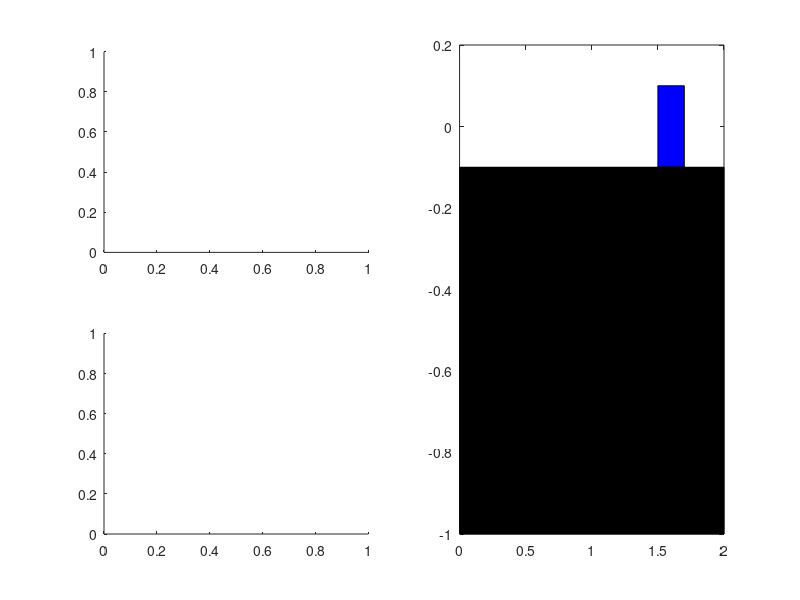

MATLAB code for this plot: (Note: this script raises an error after producing the figure.)
% Spring-Mass System/Simple Harmonic Oscillator Animation

% Copyright (c) 2015 Dmitry Savransky (ds264@cornell.edu)

w0 = 10;    %rad/s natural frequency
x0 = 1;     %m spring rest length
p0 = 1.5;   %m initial position
v0 = 0;     %m/s initial velocity

t = 0:1/40:60; %seconds

x = x0 + (p0 - x0)*cos(w0*t) + v0/w0*sin(w0*t); %position trajectory
xd = -(x0 - p0)*w0*sin(w0*t)+v0*cos(w0*t); %velocity trajectory

f = figure(1);
clf
set(f,'Position',[1,1,1200,700])
s1 = subplot(2,2,1);
s2 = subplot(2,2,3);
s3 = subplot(2,2,[2,4]);

%set up animation
axes(s3)
bx = fill([0,2,2,0,0]/10+x(1),[1,1,-1,-1,1]/10,'b');
hold on
tbl = fill([0,max(x)+0.5,max(x)+0.5,0,0],[-0.1,-0.1,-1,-1,-0.1],'k');
sprng = drawSpring([0,0],[x(1),0],10,0.05);
sprng = plot(sprng(1,:),sprng(2,:));
hold off
axis equal
axis([0,max(x)+0.5,-0.5,0.5])
set(s3,'FontName','Times','FontSize',18)
xlabel('$\mathbf{e}_1 \rightarrow$','Interpreter','Latex')
ylabel('$\mathbf{e}_2 \rightarrow$','Interpreter','Latex')

%set up plots
axes(s1)
pos = plot(t(1),x(1),'Linewidth',2);
set(s1,'FontName','Times','FontSize',18)
xlabel('Time (s)','Interpreter','Latex')
ylabel('Position (m)','Interpreter','Latex')
axes(s2)
vel = plot(t(1),xd(1),'Linewidth',2);
set(s2,'FontName','Times','FontSize',18)
xlabel('Time (s)','Interpreter','Latex')
ylabel('Velocity (m/s)','Interpreter','Latex')


%animate
for j = 2:length(t)
    pause(t(j)-t(j-1))
    set(bx,'XData',get(bx,'XData')+(x(j) - x(j-1)));
    tmp = drawSpring([0,0],[x(j),0],10,0.05);
    set(sprng,'XData',tmp(1,:),'YData',tmp(2,:));
    set(pos,'XData',t(1:j),'YData',x(1:j));
    set(vel,'XData',t(1:j),'YData',xd(1:j));
    if t(j) < 5
        set(s1,'Xlim',[0,5])
        set(s2,'Xlim',[0,5])
    else
        set(s1,'XLimMode','auto')
        set(s2,'XLimMode','auto')
    end
end